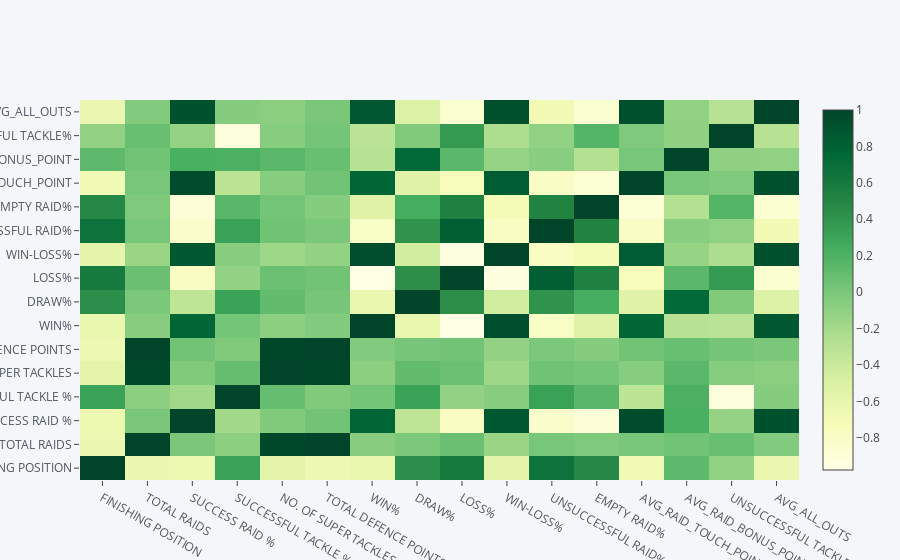

The cell this chart's notebook holds for it:
### Code cell
df6.corr().iplot(kind='heatmap',colorscale='ylgn')

### Figure 1 — Plotly figure (JSON) as saved in the notebook; plotly's stock layout.template omitted (floating-point values rounded to 4 significant figures; data arrays with more than 128 entries replaced by an {"elided": "..."} marker saying what was removed)
{"data": [{"colorscale": [[0, "rgb(255,255,229)"], [0.125, "rgb(247,252,185)"], [0.25, "rgb(217,240,163)"], [0.375, "rgb(173,221,142)"], [0.5, "rgb(120,198,121)"], [0.625, "rgb(65,171,93)"], [0.75, "rgb(35,132,67)"], [0.875, "rgb(0,104,55)"], [1, "rgb(0,69,41)"]], "type": "heatmap", "uid": "95adbdb8-370f-4ac5-9390-38207e8c895e", "x": ["FINISHING POSITION", "TOTAL RAIDS", "SUCCESS RAID %", "SUCCESSFUL TACKLE %", "NO. OF SUPER TACKLES", "TOTAL DEFENCE POINTS", "WIN%", "DRAW%", "LOSS%", "WIN-LOSS%", "UNSUCCESSFUL RAID%", "EMPTY RAID%", "AVG_RAID_TOUCH_POINT", "AVG_RAID_BONUS_POINT", "UNSUCCESSFUL TACKLE%", "AVG_ALL_OUTS"], "y": ["FINISHING POSITION", "TOTAL RAIDS", "SUCCESS RAID %", "SUCCESSFUL TACKLE %", "NO. OF SUPER TACKLES", "TOTAL DEFENCE POINTS", "WIN%", "DRAW%", "LOSS%", "WIN-LOSS%", "UNSUCCESSFUL RAID%", "EMPTY RAID%", "AVG_RAID_TOUCH_POINT", "AVG_RAID_BONUS_POINT", "UNSUCCESSFUL TACKLE%", "AVG_ALL_OUTS"], "z": {"elided": "16x16 float values"}, "zmax": 1, "zmin": -0.9771}], "layout": {"legend": {"bgcolor": "#F5F6F9", "font": {"color": "#4D5663"}}, "paper_bgcolor": "#F5F6F9", "plot_bgcolor": "#F5F6F9", "title": {"font": {"color": "#4D5663"}}, "xaxis": {"gridcolor": "#E1E5ED", "showgrid": true, "tickfont": {"color": "#4D5663"}, "title": {"font": {"color": "#4D5663"}, "text": ""}, "zerolinecolor": "#E1E5ED"}, "yaxis": {"gridcolor": "#E1E5ED", "showgrid": true, "tickfont": {"color": "#4D5663"}, "title": {"font": {"color": "#4D5663"}, "text": ""}, "zerolinecolor": "#E1E5ED"}}}
